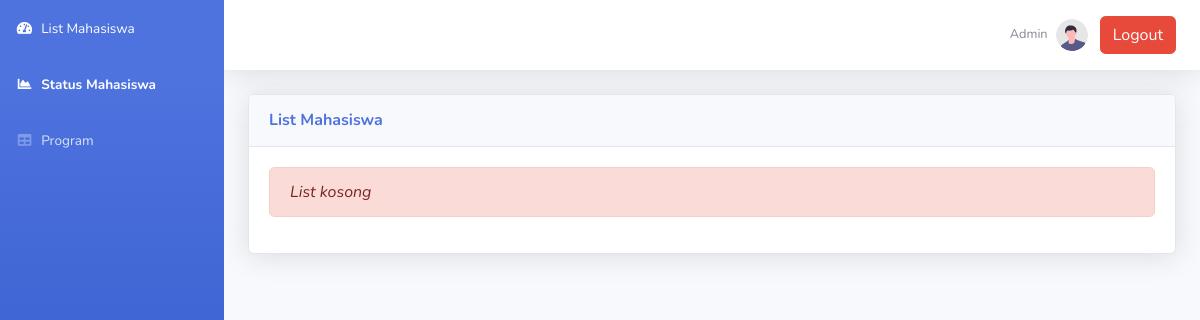
Before: /status.php with the older database file.
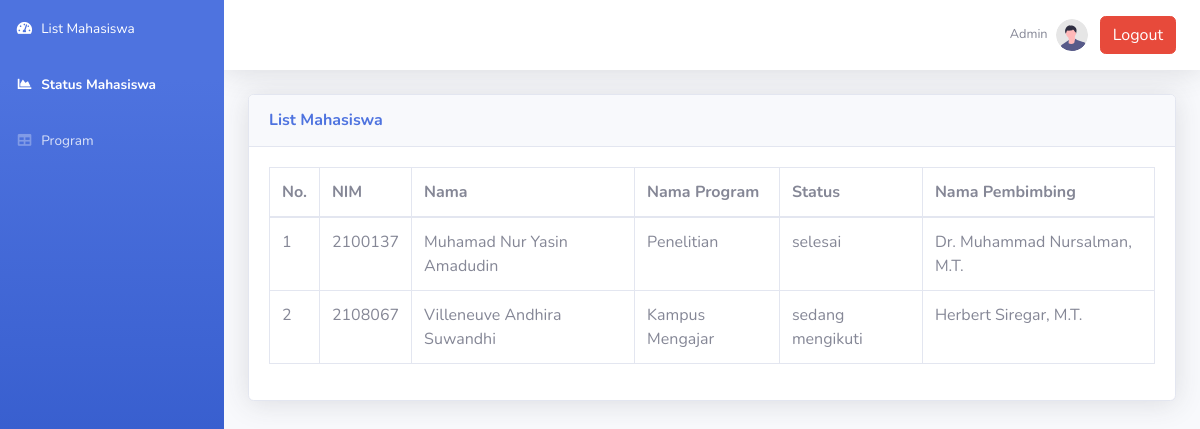
After: the same page with the newer database file.
### tables this page shows
CREATE TABLE `tmahasiswa` (
  `nip` varchar(20) NOT NULL,
  `nim` varchar(10) NOT NULL,
  `nama_mahasiswa` varchar(50) NOT NULL,
  `prodi` varchar(50) NOT NULL,
  `email_mahasiswa` varchar(50) NOT NULL,
  `semester_mahasiswa` int(11) NOT NULL,
  `sks_akumulatif` int(11) DEFAULT 0,
  `sks_sisa_konversi` int(11) DEFAULT 0,
  `sks_dalam_univ` int(11) DEFAULT 20,
  `sks_luar_univ` int(11) DEFAULT 40,
  `ipk_mahasiswa` float NOT NULL,
  `status_mahasiswa` varchar(25) DEFAULT 'belum berpartisipasi'
);

### status.php (the view, shortened to what the changed rows need)
<!DOCTYPE html>
<html lang="en">
<head>
    <link href="vendor/fontawesome-free/css/all.min.css" rel="stylesheet" type="text/css">
    <link href="css/sb-admin-2.min.css" rel="stylesheet">
</head>
<body id="page-top">
    <div id="wrapper">
        <div id="content-wrapper" class="d-flex flex-column">
            <div id="content">
                <div class="container-fluid">
                    <div class="card shadow mb-4">
                        <div class="card-body">
                        <?php
                        require_once "config.php";
                        $sql = "SELECT tmahasiswa.nim, nama_mahasiswa, nama_program, status, nama_pembimbing from tmahasiswa, tpembimbing, tprogrammbkm, kontrakmbkm where tmahasiswa.nim=kontrakmbkm.nim and tpembimbing.nip=kontrakmbkm.nip_pembimbingmbkm and tprogrammbkm.id_program=kontrakmbkm.id_program group by kontrakmbkm.nim";
                        if($result = mysqli_query($link, $sql)){
                            if(mysqli_num_rows($result) > 0){
                                echo '<div class="table-responsive">';
                                    echo '<table class="table table-bordered" id="dataTable" width="100%" cellspacing="0">';
                                        echo "<thead>";
                                            echo "<tr>";
                                                echo "<th>No.</th>";
                                                echo "<th>NIM</th>";
                                                echo "<th>Nama</th>";
                                                echo "<th>Nama Program</th>";
                                                echo "<th>Status</th>";
                                                echo "<th>Nama Pembimbing</th>";
                                            echo "</tr>";
                                        echo "</thead>";
                                        echo "<tbody>";
                                        $num = 1;
                                        while($row = mysqli_fetch_array($result)){
                                            echo "<tr>";
                                                echo "<td>" . $num++ . "</td>";
                                                echo "<td>" . $row['nim'] . "</td>";
                                                echo "<td>" . $row['nama_mahasiswa'] . "</td>";
                                                echo "<td>" . $row['nama_program'] . "</td>";
                                                echo "<td>" . $row['status'] . "</td>";
                                                echo "<td>" . $row['nama_pembimbing'] . "</td>";
                                            echo "</tr>";
                                        }
                                        echo "</tbody>";
                                    echo "</table>";
                                echo '</div>';
                            } else{
                                echo '<div class="alert alert-danger"><em>List kosong</em></div>';
                            }
                        } else{
                            echo "Oops! Something went wrong. Please try again later.";
                        }
                        ?>
                        </div>
                    </div>
                </div>
            </div>
        </div>
    </div>
</body>
</html>

Changed rows visible on the page:
now on this page (row edited): tmahasiswa: nim "2100137", nama_mahasiswa "Muhamad Nur Yasin Amadudin", nama_program "Penelitian", status "selesai", nama_pembimbing "Dr. Muhammad Nursalman, M.T."
now on this page (row edited): tmahasiswa: nim "2108067", nama_mahasiswa "Villeneuve Andhira Suwandhi", nama_program "Kampus Mengajar", status "sedang mengikuti", nama_pembimbing "Herbert Siregar, M.T."
Other visible differences:
text no longer shown: "List kosong"
text now shown: "No. NIM Nama Nama Program Status Nama Pembimbing"
